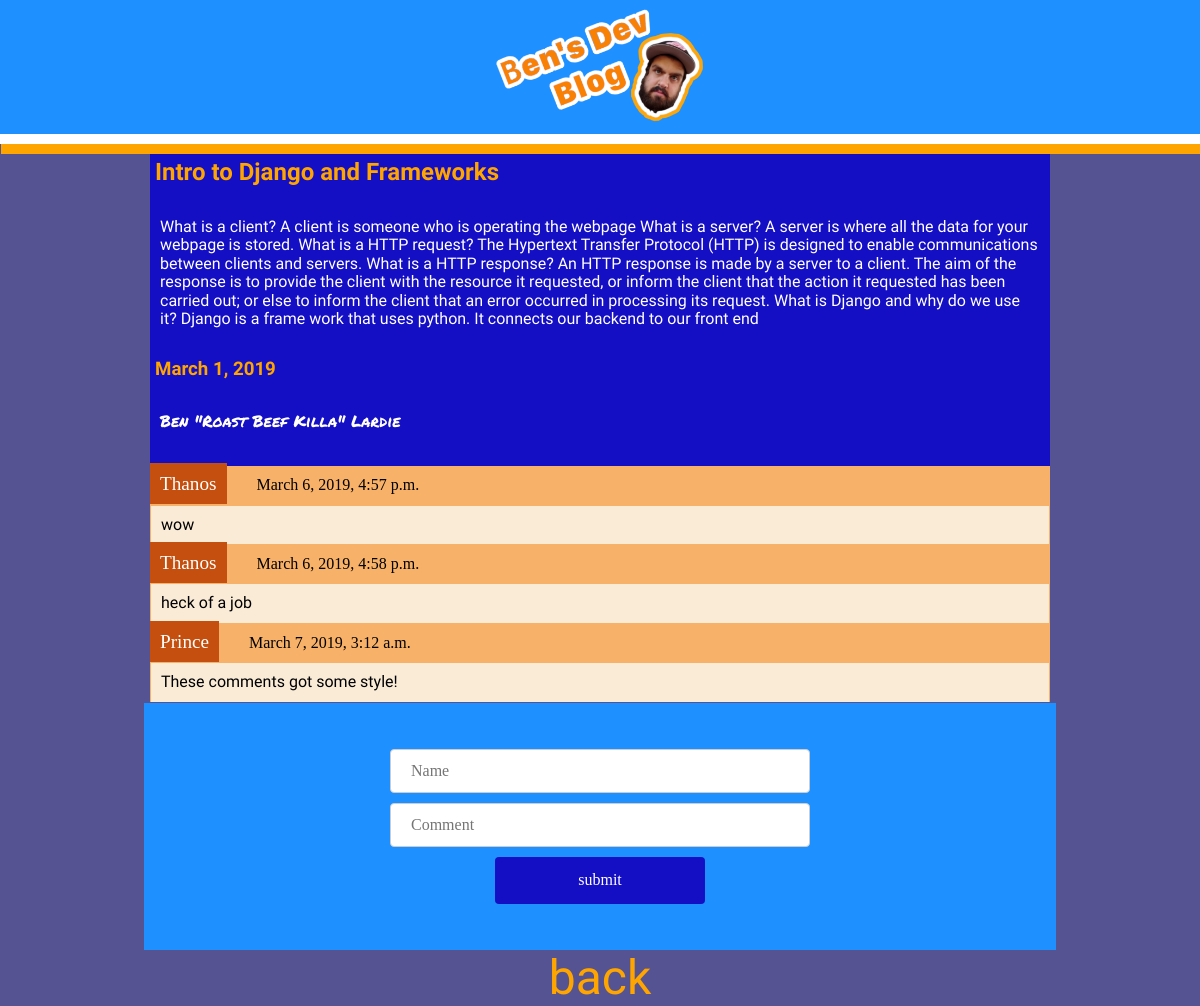
/articles/1, run on the app's committed database.
### blog/models.py (models this page shows)
class Article(models.Model):
    title = models.CharField(max_length=255)
    body = models.TextField()
    draft = models.BooleanField()
    published_date = models.DateField()
    author = models.CharField(max_length=255)

class Comment(models.Model):
    name = models.CharField(max_length=255)
    created_at = models.DateTimeField(auto_now_add=True)
    message = models.TextField()
    Article = models.ForeignKey(Article, on_delete=models.CASCADE, related_name='comments')

### blog/views.py (the view)
# urls.py: path('articles/<int:id>', open_blog, name='blog_opened'),
def open_blog(request, id):
    article = Article.objects.get(pk=id)
    context = {'article': article}
    response = render(request, 'article.html', context)
    return HttpResponse(response)

### blog/templates/article.html (shortened to what this page needs)
{% extends 'base.html' %}
{% block content %}
<div class='article-display'>
<h2>{{ article.title }}</h2>
<p>{{ article.body }}</p>
<h3>{{article.published_date }}</h3>
<p class='author'>{{ article.author }}</p>
</div>
<div class="comments">
{% for comment in article.comments.all %}
  <span class="name">{{ comment.name }}</span> <span class="comment-time">{{comment.created_at}}</span>
  <p class="message">{{comment.message}}</p>
    {%endfor%}
</div>
<form action="{% url 'create_comment' %}" method="post">
  <label for="name">
    <input id="name" type="text" name='name' placeholder="Name">
  </label>
  <label for="new-comment">
    <input id="new-comment" type="text" name="new-comment" placeholder="Comment">
    </label>
    <input type="submit" value="submit"/>
</form>
<a href="{%url 'main_page'%}">back</a>
{%endblock%}

### blog/static/css/main.css (style rules this page uses)
body { background-color: #555391; }
a { font-family: 'Asap', sans-serif; display: block; text-align: center; text-decoration: none; font-size: 3em; color: orange; }
.article-display { width: 75%; margin: 10px auto 0; background-color: #140EC4; padding-bottom: 10px; }
.comments { width: 75%; margin: 0 auto; background-color: #F8B168; }
.message { margin: 1px; background-color: antiquewhite; color: black; }
.name { color: white; background: #C44F0E; padding: 10px; font-size: 1.2em; }
.comment-time { background-color: #F8B168; padding: 10px 30px; margin-left: -4px; display: inline-block; }
form { background-color: dodgerblue; width: 70%; margin: 0 auto; padding: 36px; }
input[type=text], select { width: 50%; padding: 12px 20px; margin: 10px auto; display: block; border: 1px solid #ccc; border-radius: 4px; box-sizing: border-box; }
input[type=submit] { width: 25%; background-color: #140EC4; color: white; padding: 14px 20px; margin: 10px auto; border: none; border-radius: 4px; cursor: pointer; display: block; font-family: Verdana; }
h2, h3 { font-family: 'Righteous', cursive; color: orange; padding: 5px; margin: 0; }
p { font-family: 'Asap', sans-serif; color: white; padding: 10px; }
.author { font-family: 'Permanent Marker', cursive; }

### data on the page
Article: title "Intro to Django and Frameworks", body "What is a client? A client is someone who is operating the webpage What is a server? A server is where all the data for your webpage is stored. What is a HTTP request? The Hypertext Transfer Protocol (HTTP) is designed to enable communications between clients and servers. What is a HTTP response? An HTTP response is made by a server to a client. The aim of the response is to provide the client with the resource it requested, or inform the client that the action it requested has been carried out; or else to inform the client that an error occurred in processing its request. What is Django and why do we use it? Django is a frame work that uses python. It connects our backend to our front end", published_date "March 1, 2019", author "Ben \"Roast Beef Killa\" Lardie"
Comment: name "Thanos", created_at "March 6, 2019, 4:57 p.m.", message "wow"
Comment: name "Thanos", created_at "March 6, 2019, 4:58 p.m.", message "heck of a job"
Comment: name "Prince", created_at "March 7, 2019, 3:12 a.m.", message "These comments got some style!"
